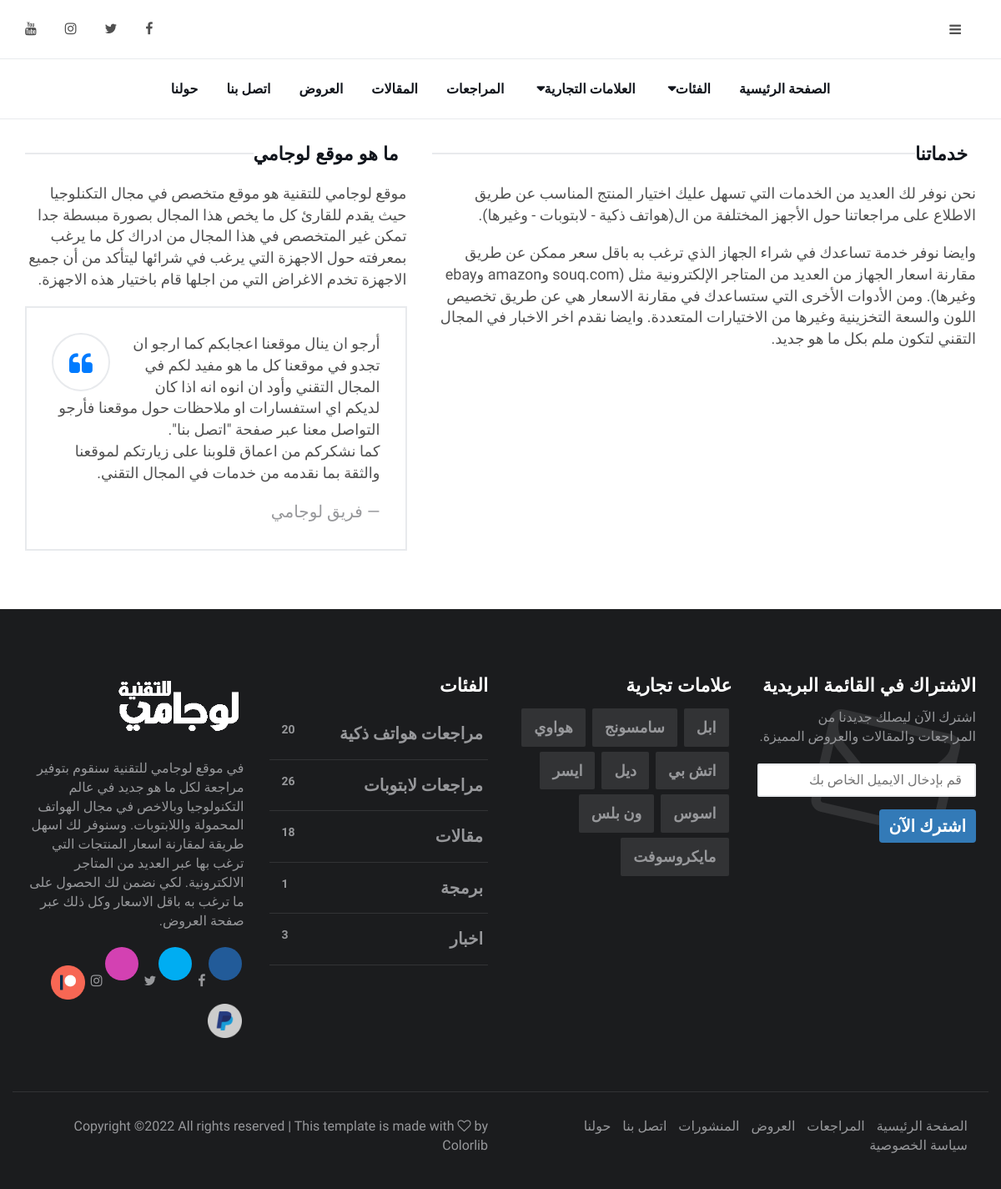
The page /about/ on the database its author committed.
### database_setup.py (models this page shows, shortened)
class Brands(db.Model):
    __tablename__ = 'brands'
    id = db.Column(db.Integer, primary_key=True)
    name = db.Column(db.String(50), unique=True)
    name_ar = db.Column(db.String(50), unique=True)
    image = db.Column(db.String(100))
    cover = db.Column(db.String(100))

### app.py (the view)
@app.route("/about/")
def about():
    all_categories = Categories.query.all()
    all_brands = Brands.query.all()
    phone_reviews = Reviews.query.filter_by(category_id=1).order_by(Reviews.publish_date.desc()).limit(3).all()
    laptop_reviews = Reviews.query.filter_by(category_id=3).order_by(Reviews.publish_date.desc()).limit(3).all()
    first_posts = Posts.query.filter_by(post_type_id=1).order_by(Posts.publish_date.desc()).limit(4).all()
    second_posts = Posts.query.filter_by(post_type_id=2).order_by(Posts.publish_date.desc()).limit(4).all()
    third_posts = Posts.query.filter_by(post_type_id=3).order_by(Posts.publish_date.desc()).limit(4).all()
    number_articals = len(Posts.query.filter_by(post_type_id=2).all())
    number_news = len(Posts.query.filter_by(post_type_id=1).all())
    number_programming = len(Posts.query.filter_by(post_type_id=3).all())
    number_phones = len(Reviews.query.filter_by(category_id=1).all())
    number_laptops = len(Reviews.query.filter_by(category_id=3).all())
    return render_template('about.html', title='حولنا | لوجامي للتقنية',
                            pageDescription='في موقع لوجامي للتقنية سنقوم بتوفير مراجعة لكل ما هو جديد في عالم التكنولوجيا وبالاخص في مجال الهواتف المحمولة واللابتوبات. وسنوفر لك اسهل طريقة لمقارنة اسعار المنتجات التي ترغب بها عبر العديد من المتاجر الالكترونية. لكي نضمن لك الحصول على ما ترغب به باقل الاسعار وكل ذلك عبر صفحة العروض.',
                            keywords='في موقع لوجامي للتقنية سنقوم بتوفير مراجعة لكل ما هو جديد في عالم التكنولوجيا وبالاخص في مجال الهواتف المحمولة واللابتوبات. وسنوفر لك اسهل طريقة لمقارنة اسعار المنتجات التي ترغب بها عبر العديد من المتاجر الالكترونية. لكي نضمن لك الحصول على ما ترغب به باقل الاسعار وكل ذلك عبر صفحة العروض.'.replace(' ',', '),
                            all_categories=all_categories, all_brands=all_brands,
                            phone_reviews=phone_reviews, laptop_reviews=laptop_reviews,
                            first_posts=first_posts, second_posts=second_posts,
                            third_posts=third_posts, Users=Users, Post_Types=Post_Types,
                            Categories=Categories, number_articals=number_articals,
                            number_news=number_news, number_programming=number_programming,
                            number_phones=number_phones, number_laptops=number_laptops)

### templates/about.html (shortened to what this page needs)
{% extends "layout.html" %}
{% block body %}
	<div class="section">
		<div class="container">
			<div class="row">
				<div class="col-md-5">
					<div class="section-row">
						<div class="section-title">
							<h2 class="title" style="font-size: 22px;">ما هو موقع لوجامي</h2>
						</div>
						<p style="font-size: 18px;">موقع لوجامي للتقنية هو موقع متخصص في مجال التكنلوجيا حيث يقدم للقارئ كل ما يخص هذا المجال بصورة مبسطة جدا تمكن غير المتخصص في هذا المجال من ادراك كل ما يرغب بمعرفته حول الاجهزة التي يرغب في شرائها ليتأكد من أن جميع الاجهزة تخدم الاغراض التي من اجلها قام باختيار هذه الاجهزة.</p>
						<blockquote class="blockquote">
							<p style="font-size: 18px;">أرجو ان ينال موقعنا اعجابكم كما ارجو ان تجدو في موقعنا كل ما هو مفيد لكم في المجال التقني وأود ان انوه انه اذا كان لديكم اي استفسارات او ملاحظات حول موقعنا فأرجو التواصل معنا عبر صفحة "اتصل بنا".<br>كما نشكركم من اعماق قلوبنا على زيارتكم لموقعنا والثقة بما نقدمه من خدمات في المجال التقني.</p>
							<footer class="blockquote-footer" style="font-size: 20px;">فريق لوجامي</footer>
						</blockquote>
					</div>
				</div>
				<div class="col-md-7">
					<div class="section-row">
						<div class="section-title">
							<h2 class="title" style="font-size: 22px;">خدماتنا</h2>
						</div>
						<p style="font-size: 18px;">نحن نوفر لك العديد من الخدمات التي تسهل عليك اختيار المنتج المناسب عن طريق الاطلاع على مراجعاتنا حول الأجهز المختلفة من ال(هواتف ذكية - لابتوبات - وغيرها).</p>
						<p style="font-size: 18px;">وايضا نوفر خدمة تساعدك في شراء الجهاز الذي ترغب به باقل سعر ممكن عن طريق مقارنة اسعار الجهاز من العديد من المتاجر الإلكترونية مثل (souq.com وamazon وebay وغيرها). ومن الأدوات الأخرى التي ستساعدك في مقارنة الاسعار هي عن طريق تخصيص اللون والسعة التخزينية وغيرها من الاختيارات المتعددة.
وايضا نقدم اخر الاخبار في المجال التقني لتكون ملم بكل ما هو جديد.</p>
					</div>
				</div>
			</div>
		</div>
	</div>
{% endblock %}

### templates/layout.html (shortened to what this page needs)
<!DOCTYPE html>
<html lang="en" dir="rtl">
<head>
	<link rel="stylesheet" href="https://cdnjs.cloudflare.com/ajax/libs/bootstrap-select/1.13.1/css/bootstrap-select.min.css">
	<link type="text/css" rel="stylesheet" href="{{url_for('static', filename='css/bootstrap.min.css')}}" />
	<link rel="stylesheet" href="{{url_for('static', filename='css/font-awesome.min.css')}}">
	<link type="text/css" rel="stylesheet" href="{{url_for('static', filename='css/style.css')}}" />
</head>
<body>
	<header id="header">
		<div id="nav">
			<div id="nav-top">
				<div class="container">
					<ul class="nav-social">
						<li><a href="https://www.facebook.com/LogamyTech/" target="_blank"><li class="fa fa-facebook"></li></a></li>
						<li><a href="https://twitter.com/LogamyTech/" target="_blank"><li class="fa fa-twitter"></li></a></li>
						<li><a href="https://instagram.com/LogamyTech/" target="_blank"><li class="fa fa-instagram"></li></a></li>
						<li><a href="https://www.youtube.com/channel/UCLIpr82f48yYeTFVoW-FJfw" target="_blank"><li class="fa fa-youtube"></li></a></li>
					</ul>
					<div class="nav-logo">
						<a href="{{url_for('homepage')}}" class="logo"><img src="{{url_for('static', filename='Thelogo2.png')}}" alt="{{ title }}" style="max-width: 170px"></a>
					</div>
					<div class="nav-btns">
						<button class="aside-btn"><li class="fa fa-bars"></li></button>
					</div>
				</div>
			</div>
			<div id="nav-bottom">
				<div class="container">
					<ul class="nav-menu active">
						<li><a href="{{url_for('homepage')}}">الصفحة الرئيسية</a></li>
						<li class="has-dropdown megamenu">
							<a style="cursor: pointer;">الفئات</a>
						</li>
						<li class="has-dropdown">
							<a style="cursor: pointer;">العلامات التجارية</a>
						</li>
						<li><a href="{{url_for('reviews')}}">المراجعات</a></li>
						<li><a href="{{url_for('posts')}}">المقالات</a></li>
						<li><a href="{{url_for('offers')}}">العروض</a></li>
						<li><a href="{{url_for('contact')}}">اتصل بنا</a></li>
						<li><a href="{{url_for('about')}}">حولنا</a></li>
					</ul>
				</div>
			</div>
		</div>
	</header>
		{% block body %}{% endblock %}
	<footer id="footer">
		<div class="container">
			<div class="row">
				<div class="col-md-3">
					<div class="footer-widget">
						<div class="footer-logo">
							<a href="{{url_for('homepage')}}" class="logo"><img src="{{url_for('static', filename='Thelogo2.png')}}" alt="" style="max-height: 70px;"></a>
						</div>
						<p>في موقع لوجامي للتقنية سنقوم بتوفير مراجعة لكل ما هو جديد في عالم التكنولوجيا وبالاخص في مجال الهواتف المحمولة واللابتوبات.
وسنوفر لك اسهل طريقة لمقارنة اسعار المنتجات التي ترغب بها عبر العديد من المتاجر الالكترونية. لكي نضمن لك الحصول على ما ترغب به باقل الاسعار وكل ذلك عبر صفحة العروض.</p>
						<ul class="contact-social">
							<li><a href="https://www.facebook.com/LogamyTech/" target="_blank" class="facebook"><li class="fa fa-facebook"></li></a></li>
							<li><a href="https://twitter.com/LogamyTech/" target="_blank" class="twitter"><li class="fa fa-twitter"></li></a></li>
							<li><a href="https://instagram.com/LogamyTech/" target="_blank" class="instagram"><li class="fa fa-instagram"></li></a></li>
							<li><a href="https://www.patreon.com/bePatron?u=35819333" target="_blank"><img src="{{url_for('static', filename='logos/Patreon.png')}}" style="width: 41px; height: 41px;"></a></li>
							<li><a href="https://www.paypal.me/LogamyTech" target="_blank"><img src="{{url_for('static', filename='logos/Paypal.png')}}" style="width: 41px; height: 41px;"></li></a></li>
						</ul>
					</div>
				</div>
				<div class="col-md-3">
					<div class="footer-widget">
						<h3 class="footer-title" style="font-size: 22px;">الفئات</h3>
						<div class="category-widget">
							<ul>
								<li><a href="#"><form action="{{url_for('reviews', checkbox_categories=checkbox_categories, checkbox_brands=checkbox_brands)}}" method="POST" enctype="multipart/form-data" style="display: inline-block;"><button name="Category" type="submit" value="1" style="font-size: 20px; background: none; border:none; font-weight: bold;">مراجعات هواتف ذكية</button></form><span style="display: inline-block; float: left;">{{number_phones}}</span></a></li>
								<li><a href="#"><form action="{{url_for('reviews', checkbox_categories=checkbox_categories, checkbox_brands=checkbox_brands)}}" method="POST" enctype="multipart/form-data" style="display: inline-block;"><button name="Category" type="submit" value="3" style="font-size: 20px; background: none; border:none; font-weight: bold;">مراجعات لابتوبات</button></form><span style="display: inline-block; float: left;">{{number_laptops}}</span></a></li>
								<li><a href="#"><form action="{{url_for('posts', checkbox_post_types=checkbox_post_types)}}" method="POST" enctype="multipart/form-data" style="display: inline-block;"><button name="Post_Type" type="submit" value="2" style="font-size: 20px; background: none; border:none; font-weight: bold;">مقالات</button></form><span style="display: inline-block; float: left;">{{number_articals}}</span></a></li>
								<li><a href="#"><form action="{{url_for('posts', checkbox_post_types=checkbox_post_types)}}" method="POST" enctype="multipart/form-data" style="display: inline-block;"><button name="Post_Type" type="submit" value="3" style="font-size: 20px; background: none; border:none; font-weight: bold;">برمجة</button></form><span style="display: inline-block; float: left;">{{number_programming}}</span></a></li>
								<li><a href="#"><form action="{{url_for('posts', checkbox_post_types=checkbox_post_types)}}" method="POST" enctype="multipart/form-data" style="display: inline-block;"><button name="Post_Type" type="submit" value="1" style="font-size: 20px; background: none; border:none; font-weight: bold;">اخبار</button></form><span style="display: inline-block; float: left;">{{number_news}}</span></a></li>
							</ul>
						</div>
					</div>
				</div>
				<div class="col-md-3">
					<div class="footer-widget">
						<h3 class="footer-title" style="font-size: 22px;">علامات تجارية</h3>
						<div class="tags-widget">
							<ul>
								{% for brand in all_brands %}
									<li><a href="{{url_for('showBrand', brand_id=brand.id, brand_url='%s' % brand.name_ar.replace(' ','_'))}}" style="font-size: 18px;">{{brand.name_ar}}</a></li>
								{% endfor %}
							</ul>
						</div>
					</div>
				</div>
				<div class="col-md-3">
					<div class="footer-widget">
						<h3 class="footer-title" style="font-size: 22px;">الاشتراك في القائمة البريدية</h3>
						<div class="newsletter-widget">
							<form action="{{url_for('mailList')}}" method="POST" enctype="multipart/form-data">
								<p>اشترك الآن ليصلك جديدنا من المراجعات والمقالات والعروض المميزة.</p>
								<input class="input" type="email" name="email" placeholder="قم بإدخال الايميل الخاص بك">
								<button class="btn btn-primary" type="submit" style="font-size: 20px; border:none; font-weight: bold;">اشترك الآن</button>
							</form>
						</div>
					</div>
				</div>
			</div>
			<div class="footer-bottom row" >
				<div class="col-md-6 col-md-push-6">
					<ul class="footer-nav">
						<li><a href="{{url_for('homepage')}}">الصفحة الرئيسية</a></li>
						<li><a href="{{url_for('reviews')}}">المراجعات</a></li>
						<li><a href="{{url_for('offers')}}">العروض</a></li>
						<li><a href="{{url_for('posts')}}">المنشورات</a></li>
						<li><a href="{{url_for('contact')}}">اتصل بنا</a></li>
						<li><a href="{{url_for('about')}}">حولنا</a></li>
						<li><a href="{{url_for('privacyPolicy')}}">سياسة الخصوصية</a></li>
					</ul>
				</div>
				<div class="col-md-6 col-md-pull-6">
					<div class="footer-copyright">
Copyright &copy;<script>document.write(new Date().getFullYear());</script> All rights reserved | This template is made with <li class="fa fa-heart-o" aria-hidden="true"></li> by <a href="https://colorlib.com" target="_blank">Colorlib</a>
					</div>
				</div>
			</div>
		</div>
	</footer>
</body>
</html>

### rows shown on the page
Brands: name_ar "ابل"
Brands: name_ar "سامسونج"
Brands: name_ar "هواوي"
Brands: name_ar "اتش بي"
Brands: name_ar "ديل"
Brands: name_ar "ايسر"
Brands: name_ar "اسوس"
Brands: name_ar "ون بلس"
Brands: name_ar "مايكروسوفت"

### other values the page prints
{{ number_phones }} "20"
{{ number_laptops }} "26"
{{ number_articals }} "18"
{{ number_programming }} "1"
{{ number_news }} "3"
